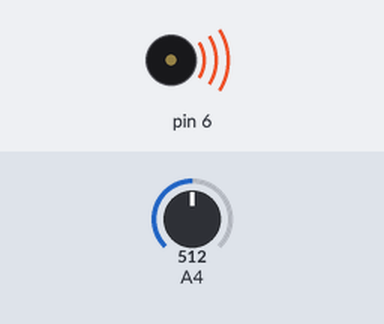
The sketch below on a simulated Arduino Leonardo, built with avr-gcc and run on an emulated ATmega32U4. Parts: buzzer (waves = sounding). Inputs (shaded band) come from the test bench; at power-on: A4 = 512.

Above: at 0.1 s.
Timing chart, 0 to 1.6 s (numbered marks = the images above):
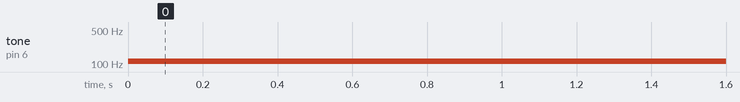

Measured:
- by itself, tone on pin 6: silent → 114 Hz at 0.00 s

The sketch:

arduino-assignment.ino
```cpp
/*
Esplora Music

Press SWITCH 1 and slide the slider at the same time

Created on 22 november 2012
By Enrico Gueli, enrico.gueli@gmail.com
modified 22 Dec 2012
by Tom Igoe
*/

#include <Esplora.h>

// these are the frequencies for the notes from middle C
// to one octave above middle C:
// const int note[] = {
// 262, // C
// 277, // C#
// 294, // D
// 311, // D#
// 330, // E
// 349, // F
// 370, // F#
// 392, // G
// 415, // G#
// 440, // A
// 466, // A#
// 494, // B
// 523  // C next octave
// };

//adding second range of lower octave with one high octave
const int note5[] = {
90, // C
94, // C#
98, // D
102, // D#
108, // E
112, // F
114, // F#
118, // G
122, // G#
124, // A
128, // A#
132, // B
600, // C next octave
};

void setup()
{

}

void loop()
{
// read the button labeled SWITCH_DOWN. If it's low,
// then play a note:
if (Esplora.readButton(SWITCH_DOWN) == LOW) {
int slider = Esplora.readSlider();

// use map() to map the slider's range to the
// range of notes you have:
byte thisNote = map(slider, 0, 1023, 0, 13);
// play the note corresponding to the slider's position:
Esplora.tone(note5[thisNote]);
}
else {
// if the button isn't pressed, turn the note off:
Esplora.noTone();
}
}
```
